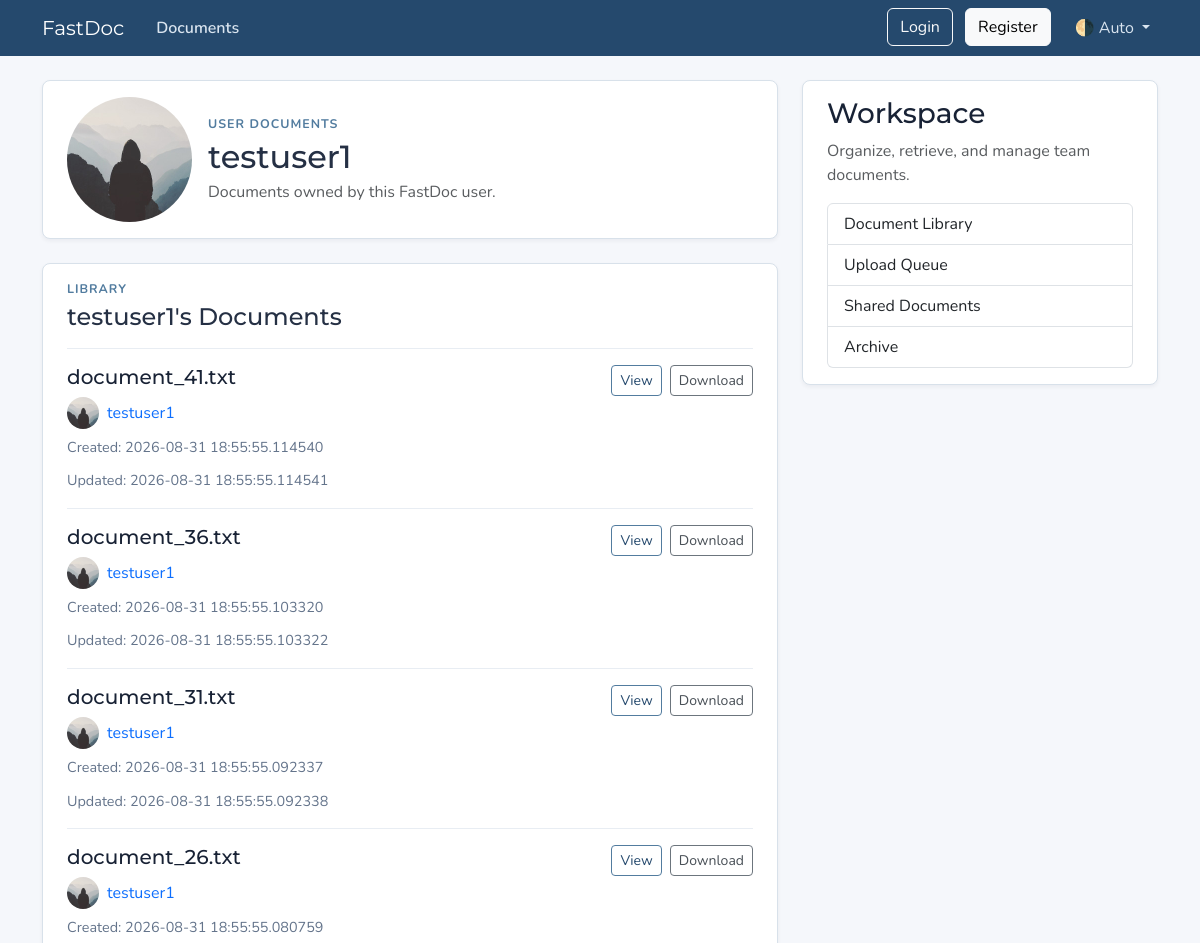
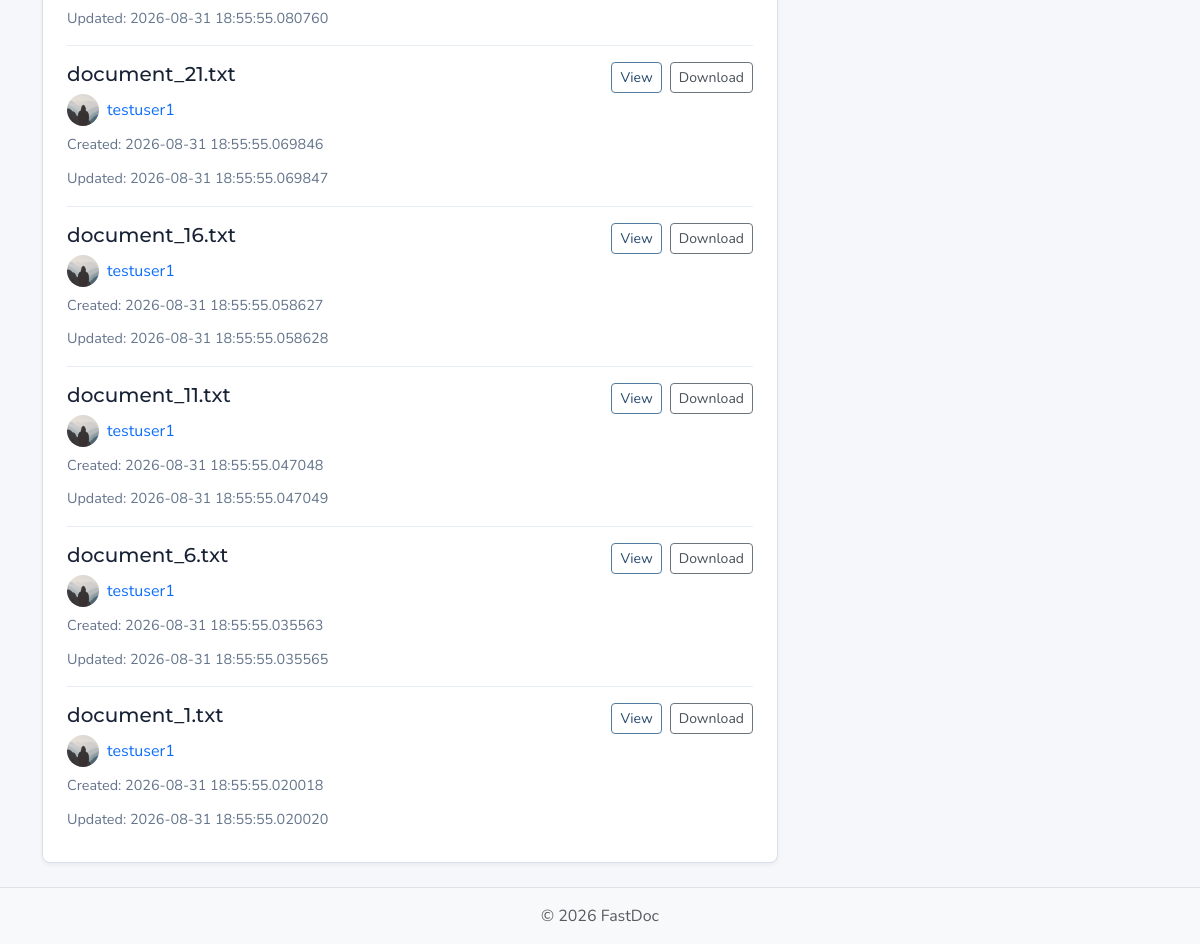
Page /users/1/documents on the earlier database version (2 pictures, top to bottom).
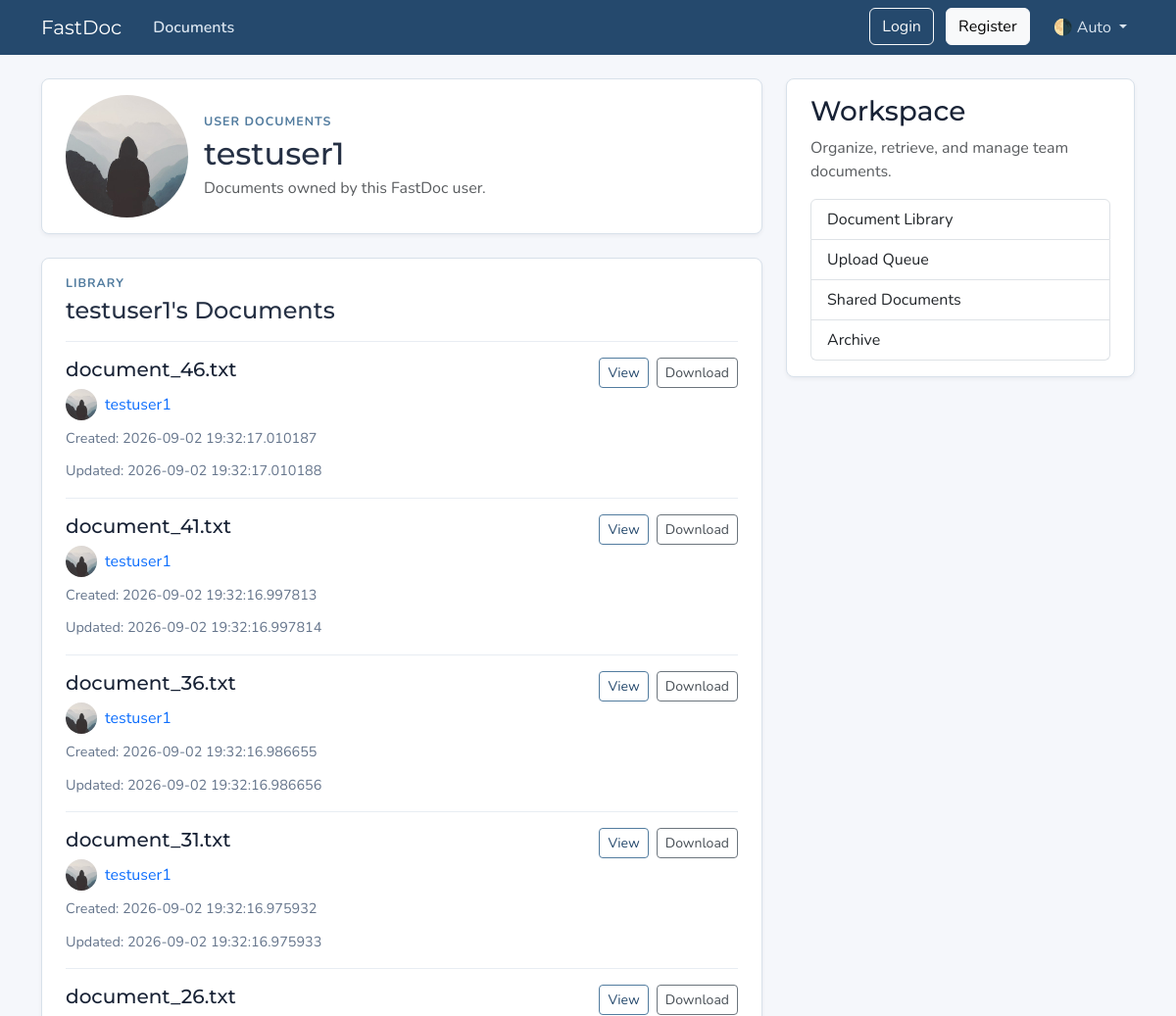
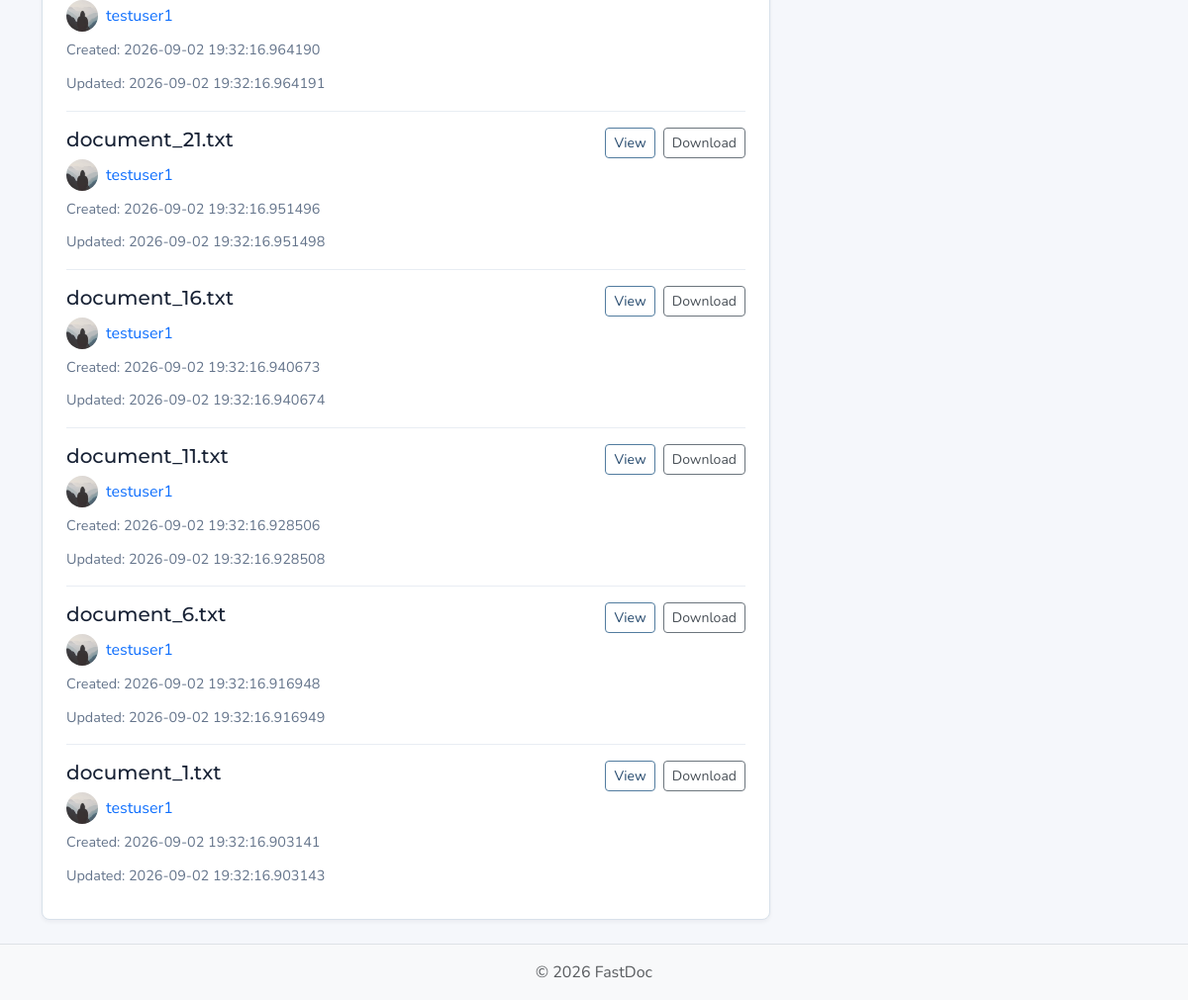
Same page on the later database version (2 pictures, top to bottom).
### models.py (models this page shows, shortened)
class User(Base):
    __tablename__ = "users"
    id: Mapped[int] = mapped_column(Integer, primary_key=True, index=True)
    username: Mapped[str] = mapped_column(String(50), unique=True, nullable=False)
    email: Mapped[str] = mapped_column(String(120), unique=True, nullable=False)
    password_hash: Mapped[str] = mapped_column(String(200), nullable=False)
    image_file: Mapped[str | None] = mapped_column(
        String(200),
        nullable=True,
        default=None,
    )
    documents: Mapped[list[Document]] = relationship(
        back_populates="owner",
        cascade="all, delete-orphan",
    )
    reset_tokens: Mapped[list[PasswordResetToken]] = relationship(
        back_populates="user",
        cascade="all, delete-orphan",
    )

class Document(Base):
    __tablename__ = "documents"
    id: Mapped[int] = mapped_column(Integer, primary_key=True, index=True)
    name: Mapped[str] = mapped_column(String(100), nullable=False)
    file_path: Mapped[str] = mapped_column(String(300), nullable=False)
    file_type: Mapped[str] = mapped_column(String(20), nullable=False)
    file_size: Mapped[int] = mapped_column(Integer, nullable=False)
    date_created: Mapped[datetime] = mapped_column(
        DateTime(timezone=True),
        default=lambda: datetime.now(UTC),
    )
    date_updated: Mapped[datetime] = mapped_column(
        DateTime(timezone=True),
        default=lambda: datetime.now(UTC),
        onupdate=lambda: datetime.now(UTC),
    )
    folder_id: Mapped[int | None] = mapped_column(Integer, nullable=True, default=None)
    user_id: Mapped[int] = mapped_column(
        ForeignKey("users.id"),
        nullable=False,
        index=True,
    )
    owner: Mapped[User] = relationship(back_populates="documents")

### main.py (the view)
@app.get(
    "/users/{user_id}/documents",
    include_in_schema=False,
    name="user_documents",
)
async def user_documents_page(
    request: Request,
    user_id: int,
    db: Annotated[AsyncSession, Depends(get_db)],
):
    result = await db.execute(select(models.User).where(models.User.id == user_id))
    user = result.scalars().first()
    if not user:
        raise HTTPException(
            status_code=status.HTTP_404_NOT_FOUND,
            detail="User not found",
        )
    result = await db.execute(
        select(models.Document)
        .options(selectinload(models.Document.owner))
        .where(models.Document.user_id == user_id)
        .order_by(models.Document.date_updated.desc())
    )
    documents = result.scalars().all()
    return templates.TemplateResponse(
        request,
        "user_documents.html",
        {
            "documents": documents,
            "user": user,
            "title": f"{user.username}'s Documents",
        },
    )

### templates/user_documents.html
{% extends "layout.html" %}
{% block content %}
  <section class="content-section py-3 px-4 mb-4">
    <div class="d-flex align-items-center gap-3">
      <img class="rounded-circle account-img"
           src="{{ user.image_path }}"
           alt="{{ user.username }}'s profile picture"
           width="96"
           height="96"
           loading="lazy">
      <div>
        <p class="section-kicker mb-1">User Documents</p>
        <h1 class="h2 mb-1">{{ user.username }}</h1>
        <p class="text-body-secondary mb-0">Documents owned by this FastDoc user.</p>
      </div>
    </div>
  </section>
  <section class="content-section py-3 px-4 mb-4">
    <div class="d-flex flex-wrap align-items-center justify-content-between gap-2 mb-3">
      <div>
        <p class="section-kicker mb-1">Library</p>
        <h2 class="h4 mb-0">{{ user.username }}'s Documents</h2>
      </div>
    </div>
    <div class="document-list">
      {% for document in documents %}
        <article class="document-item py-3">
          <div class="d-flex flex-column flex-lg-row gap-3 justify-content-between">
            <div>
              <div class="d-flex flex-wrap align-items-center gap-2 mb-2">
                <h3 class="h5 mb-0">
                  <a class="document-title"
                     href="{{ url_for("doc_page", doc_id=document.id) }}">{{ document.name }}</a>
                </h3>
              </div>
              <div class="d-flex align-items-center gap-2 mb-2">
                <img class="rounded-circle document-owner-img"
                     src="{{ document.owner.image_path }}"
                     alt="{{ document.owner.username }}'s profile picture"
                     width="32"
                     height="32"
                     loading="lazy">
                <a class="document-owner-link"
                   href="{{ url_for("user_documents", user_id=document.owner.id) }}">{{ document.owner.username }}</a>
              </div>
              <div class="document-meta">
                <span>Created: {{ document.date_created }}</span>
                <span>Updated: {{ document.date_updated }}</span>
              </div>
            </div>
            <div class="document-actions d-flex flex-wrap gap-2 align-self-start">
              <a class="btn btn-outline-primary btn-sm"
                 href="{{ url_for("doc_page", doc_id=document.id) }}">View</a>
              <a class="btn btn-outline-secondary btn-sm" href="#">Download</a>
            </div>
          </div>
        </article>
      {% else %}
        <p class="text-body-secondary mb-0">No documents by this user yet.</p>
      {% endfor %}
    </div>
  </section>
{% endblock content %}

### templates/layout.html (shortened to what this page needs)
<!DOCTYPE html>
<html lang="en">
<head>
  <link href="https://cdn.jsdelivr.net/npm/bootstrap@5.3.8/dist/css/bootstrap.min.css" rel="stylesheet"
>
  <link rel="stylesheet" type="text/css" href="{{ url_for('static', path='css/main.css' ) }}">
</head>
<body class="d-flex flex-column min-vh-100">
  <header class="site-header">
    <nav class="navbar navbar-expand-md bg-steel fixed-top" data-bs-theme="dark">
      <div class="container">
        <a class="navbar-brand me-4" href="{{ url_for('home') }}">FastDoc</a>
        <div class="collapse navbar-collapse" id="navbarToggle">
          <div class="navbar-nav me-auto">
            <a class="nav-link active" aria-current="page" href="{{ url_for('home') }}">Documents</a>
          </div>
          <div class="navbar-nav">
            <div id="loggedOutNav">
              <a class="btn btn-outline-light mb-2 mb-md-0 me-md-2" href="{{ url_for('login_page') }}">
                Login
              </a>
              <a class="btn btn-light mb-2 mb-md-0 me-md-3" href="{{ url_for('register_page') }}">
                Register
              </a>
            </div>
            <div class="nav-item dropdown">
              <a class="nav-link dropdown-toggle" href="#" role="button" id="bd-theme" data-bs-toggle="dropdown"
                aria-expanded="false">
                <span id="bd-theme-text">🌗 Auto</span>
              </a>
            </div>
          </div>
        </div>
      </div>
    </nav>
  </header>
  <main role="main" class="container">
    <div class="row">
      <div class="col-md-8">
        {% block content %}
        {% endblock content %}
      </div>
      <aside class="col-md-4">
        <div class="content-section py-3 px-4 mb-4">
          <h3>Workspace</h3>
          <p class="text-body-secondary">Organize, retrieve, and manage team documents.</p>
          <ul class="list-group">
            <li class="list-group-item">Document Library</li>
            <li class="list-group-item">Upload Queue</li>
            <li class="list-group-item">Shared Documents</li>
            <li class="list-group-item">Archive</li>
          </ul>
        </div>
      </aside>
    </div>
  </main>
  <footer class="mt-auto py-3 bg-body-tertiary border-top">
    <div class="container text-center">
      <p class="text-body-secondary mb-0">
        © <span id="year"></span> FastDoc
      </p>
    </div>
  </footer>
</body>
</html>

### static/css/main.css (style rules this page uses)
:root { --font-heading: "Montserrat", system-ui, -apple-system, BlinkMacSystemFont, sans-serif; --font-body: "Nunito", system-ui, -apple-system, BlinkMacSystemFont, sans-serif; --color-bg-body: #f5f7fb; --color-bg-content: #ffffff; --color-bg-muted: #eef3f8; --color-text-primary: #253044; --color-text-heading: #182235; --color-steel: #25496d; --color-accent: #527c9f; --color-nav-link: #d9e4ef; --color-nav-link-hover: #ffffff; --color-link-hover: #2f6f9f; --color-border: #d8e1ea; --color-border-light: #e8edf3; --spacing-xl: 5rem; --account-img-size: 7.813rem; }
body { font-family: var(--font-body); background: var(--color-bg-body); color: var(--color-text-primary); }
main { padding-top: var(--spacing-xl); }
h1, h2, h3, h4, h5, h6 { font-family: var(--font-heading); color: var(--color-text-heading); }
.navbar-brand { font-family: var(--font-heading); }
a { text-decoration: none; }
.bg-steel { background-color: var(--color-steel); }
.site-header .navbar-nav .nav-link { color: var(--color-nav-link); transition: color 0.2s ease-in-out; }
.site-header .navbar-nav .nav-link.active { font-weight: 600; }
.content-section { background: var(--color-bg-content); border: 1px solid var(--color-border); border-radius: 0.5rem; box-shadow: 0 2px 4px rgba(15, 23, 42, 0.05); transition: box-shadow 0.15s ease, transform 0.15s ease, border-color 0.15s ease; }
.section-kicker { color: var(--color-accent); font-size: 0.78rem; font-weight: 700; letter-spacing: 0.08em; text-transform: uppercase; }
.document-list { border-top: 1px solid var(--color-border-light); }
.document-item { border-bottom: 1px solid var(--color-border-light); }
.document-item:last-child { border-bottom: 0; }
.document-title { color: var(--color-text-heading); transition: color 0.2s ease-in-out; }
.document-meta { color: #64748b; display: flex; flex-wrap: wrap; font-size: 0.9rem; gap: 0.75rem; }
.document-actions { min-width: max-content; }
.account-img { height: var(--account-img-size); width: var(--account-img-size); object-fit: cover; }
.btn-outline-primary { --bs-btn-color: #25496d; --bs-btn-border-color: #527c9f; --bs-btn-hover-color: #fff; --bs-btn-hover-bg: #25496d; --bs-btn-hover-border-color: #25496d; --bs-btn-active-color: #fff; --bs-btn-active-bg: #1f3d5c; --bs-btn-active-border-color: #1f3d5c; }
.btn-outline-secondary { --bs-btn-color: #495057; --bs-btn-border-color: #6c757d; --bs-btn-hover-color: #fff; --bs-btn-hover-bg: #5a6268; --bs-btn-hover-border-color: #545b62; --bs-btn-active-color: #fff; --bs-btn-active-bg: #545b62; --bs-btn-active-border-color: #4e555b; }
[data-bs-theme="dark"] { --color-bg-body: #1a1a1a; --color-bg-content: #2d2d2d; --color-text-primary: #e0e0e0; --color-text-heading: #f0f0f0; --color-border: #404040; --color-border-light: #4a4a4a; }

Differences in the rows shown:
added Document: name "document_46.txt", owner.username "testuser1", date_created "2026-09-02 19:32:17.010187", date_updated "2026-09-02 19:32:17.010188"
changed Document "document_41.txt": date_created "2026-08-31 18:55:55.114540" → "2026-09-02 19:32:16.997813"; date_updated "2026-08-31 18:55:55.114541" → "2026-09-02 19:32:16.997814"
changed Document "document_36.txt": date_created "2026-08-31 18:55:55.103320" → "2026-09-02 19:32:16.986655"; date_updated "2026-08-31 18:55:55.103322" → "2026-09-02 19:32:16.986656"
changed Document "document_31.txt": date_created "2026-08-31 18:55:55.092337" → "2026-09-02 19:32:16.975932"; date_updated "2026-08-31 18:55:55.092338" → "2026-09-02 19:32:16.975933"
changed Document "document_26.txt": date_created "2026-08-31 18:55:55.080759" → "2026-09-02 19:32:16.964190"; date_updated "2026-08-31 18:55:55.080760" → "2026-09-02 19:32:16.964191"
changed Document "document_21.txt": date_created "2026-08-31 18:55:55.069846" → "2026-09-02 19:32:16.951496"; date_updated "2026-08-31 18:55:55.069847" → "2026-09-02 19:32:16.951498"
changed Document "document_16.txt": date_created "2026-08-31 18:55:55.058627" → "2026-09-02 19:32:16.940673"; date_updated "2026-08-31 18:55:55.058628" → "2026-09-02 19:32:16.940674"
changed Document "document_11.txt": date_created "2026-08-31 18:55:55.047048" → "2026-09-02 19:32:16.928506"; date_updated "2026-08-31 18:55:55.047049" → "2026-09-02 19:32:16.928508"
changed Document "document_6.txt": date_created "2026-08-31 18:55:55.035563" → "2026-09-02 19:32:16.916948"; date_updated "2026-08-31 18:55:55.035565" → "2026-09-02 19:32:16.916949"
changed Document "document_1.txt": date_created "2026-08-31 18:55:55.020018" → "2026-09-02 19:32:16.903141"; date_updated "2026-08-31 18:55:55.020020" → "2026-09-02 19:32:16.903143"
